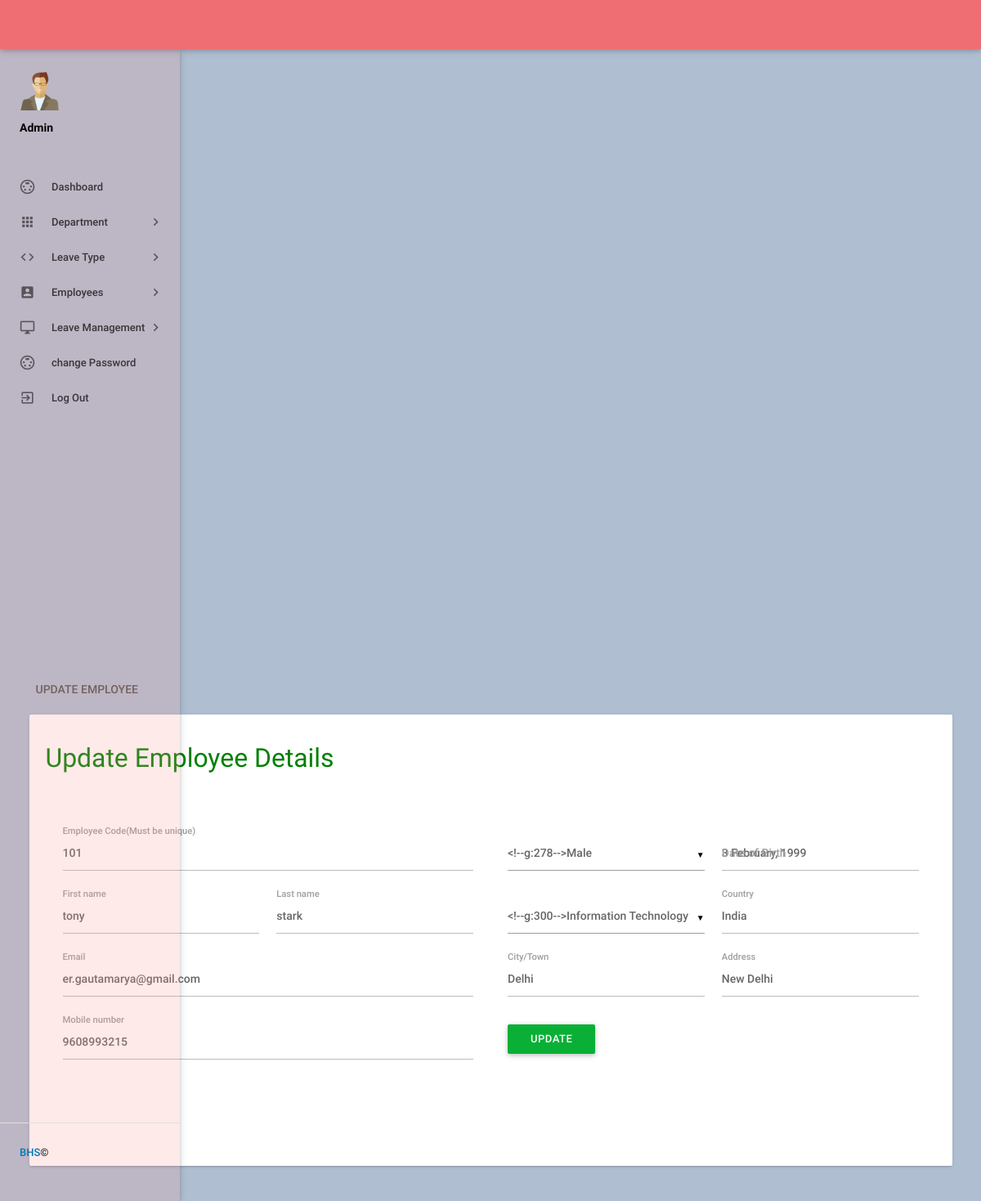
The app's page /admin/editemployee.php?empid=1 (signed in) with its own data.
### tables this page shows
CREATE TABLE `tblemployees` (
  `id` int NOT NULL,
  `EmpId` varchar(100) NOT NULL,
  `FirstName` varchar(150) NOT NULL,
  `LastName` varchar(150) NOT NULL,
  `EmailId` varchar(200) NOT NULL,
  `Password` varchar(180) NOT NULL,
  `Gender` varchar(100) NOT NULL,
  `Dob` varchar(100) NOT NULL,
  `Department` varchar(255) NOT NULL,
  `Address` varchar(255) NOT NULL,
  `City` varchar(200) NOT NULL,
  `Country` varchar(150) NOT NULL,
  `Phonenumber` char(11) NOT NULL,
  `Status` int NOT NULL,
  `RegDate` timestamp NOT NULL DEFAULT CURRENT_TIMESTAMP
);

### admin/editemployee.php (the view, shortened to what this page needs)
<?php
include('includes/config.php');
if(strlen($_SESSION['alogin'])==0)
    {
header('location:index.php');
}
else{
    ?>
<!DOCTYPE html>
<html lang="en">
    <head>
        <link type="text/css" rel="stylesheet" href="../assets/plugins/materialize/css/materialize.min.css"/>
         <link type="text/css" rel="stylesheet" href="../assets/plugins/materialize/css/materialize.css"/>
        <link href="../assets/plugins/material-preloader/css/materialPreloader.min.css" rel="stylesheet">
        <link href="../assets/css/alpha.min.css" rel="stylesheet" type="text/css"/>
        <link href="../assets/css/custom.css" rel="stylesheet" type="text/css"/>
        <link href="../assets/css/style.css" rel="stylesheet" type="text/css"/>
    </head>
    <body>
  <?php include('includes/header.php');?>
       <?php include('includes/sidebar.php');?>
   <main class="mn-inner">
                <div class="row">
                    <div class="col s12">
                        <div class="page-title">Update employee</div>
                    </div>
                    <div class="col s12 m12 l12">
                        <div class="card">
                            <div class="card-content">
                                <form id="example-form" method="post" name="updatemp">
                                    <div>
                                        <h4 style="color: green;">Update Employee Details</h4>
                                        <section>
                                            <div class="wizard-content">
                                                <div class="row">
                                                    <div class="col m6">
                                                        <div class="row">
<?php
$eid=intval($_GET['empid']);
$sql = "SELECT * from  tblemployees where id=:eid";
$query = $dbh -> prepare($sql);
$query -> bindParam(':eid',$eid, PDO::PARAM_STR);
$query->execute();
$results=$query->fetchAll(PDO::FETCH_OBJ);
if($query->rowCount() > 0)
{
foreach($results as $result)
{               ?>
 <div class="input-field col  s12">
<label for="empcode">Employee Code(Must be unique)</label>
<input  name="empcode" id="empcode" value="<?php echo htmlentities($result->EmpId);?>" type="text" autocomplete="off" readonly required>
</div>
<div class="input-field col m6 s12">
<label for="firstName">First name</label>
<input id="firstName" name="firstName" value="<?php echo htmlentities($result->FirstName);?>"  type="text" required>
</div>
<div class="input-field col m6 s12">
<label for="lastName">Last name </label>
<input id="lastName" name="lastName" value="<?php echo htmlentities($result->LastName);?>" type="text" autocomplete="off" required>
</div>
<div class="input-field col s12">
<label for="email">Email</label>
<input  name="email" type="email" id="email" value="<?php echo htmlentities($result->EmailId);?>" readonly autocomplete="off" required>
</div>
<div class="input-field col s12">
<label for="phone">Mobile number</label>
<input id="phone" name="mobileno" type="tel" value="<?php echo htmlentities($result->Phonenumber);?>" maxlength="10" autocomplete="off" required>
 </div>
</div>
</div>
<div class="col m6">
<div class="row">
<div class="input-field col m6 s12">
</div>
<div class="input-field col m6 s12">
<label for="birthdate">Date of Birth</label>
<input id="birthdate" name="dob"  class="datepicker" value="<?php echo htmlentities($result->Dob);?>" >
</div>
<div class="input-field col m6 s12">
</div>
<div class="input-field col m6 s12">
<label for="country">Country</label>
<input id="country" name="country" type="text"  value="<?php echo htmlentities($result->Country);?>" autocomplete="off" required>
</div>
<div class="input-field col m6 s12">
<label for="city">City/Town</label>
<input id="city" name="city" type="text"  value="<?php echo htmlentities($result->City);?>" autocomplete="off" required>
 </div>
<div class="input-field col m6 s12">
<label for="address">Address</label>
<input id="address" name="address" type="text"  value="<?php echo htmlentities($result->Address);?>" autocomplete="off" required>
</div>
<?php }}?>
<div class="input-field col s12">
<button type="submit" name="update"  id="update" class="waves-effect waves-light btn indigo m-b-xs">UPDATE</button>
</div>
                                                        </div>
                                                    </div>
                                                </div>
                                            </div>
                                        </section>
                                    </div>
                                </form>
                            </div>
                        </div>
                    </div>
                </div>
            </main>
        </div>
        <div class="left-sidebar-hover"></div>
    </body>
</html>
<?php } ?>

### assets/css/style.css (style rules this page uses)
h4 { color: green!important; }
.btn { background:#09b035!important; }

### admin/includes/sidebar.php (style rules this page uses)
body { background-color:#AFBED1; }

### records on screen
tblemployees: empcode "101", firstName "tony", lastName "stark", email "er.gautamarya@gmail.com", mobileno "9608993215", dob "3 February, 1999", country "India", city "Delhi", address "New Delhi"
